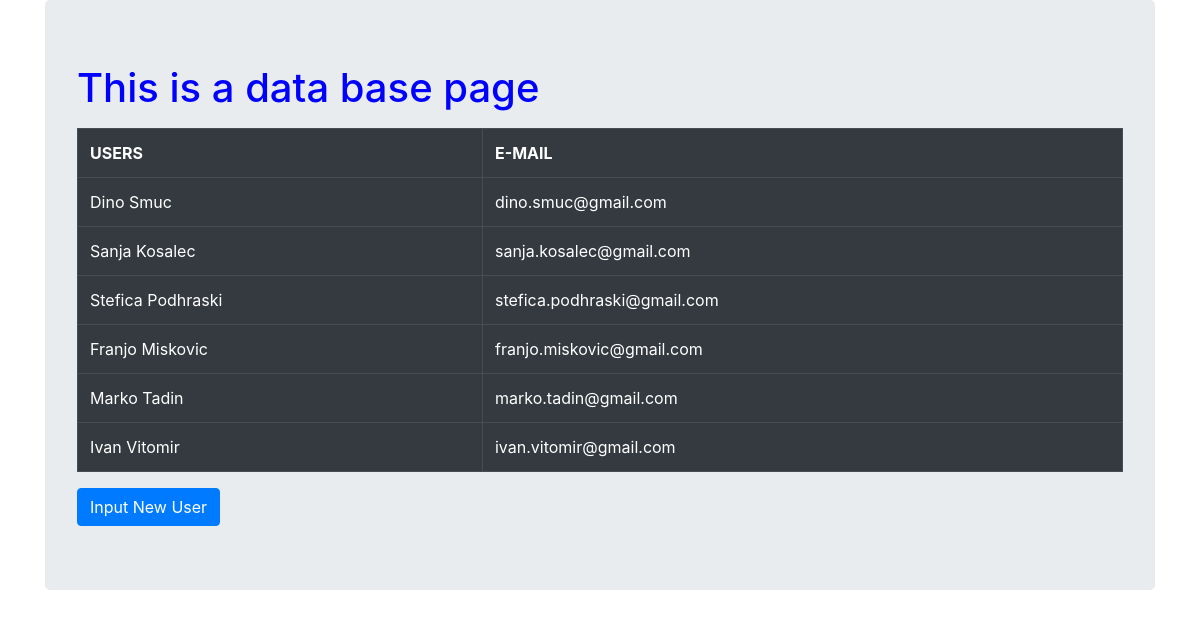
Screenshot of /app/database/ with the database file from the repository.
### app/models.py (models this page shows)
class Users(models.Model):
    first_name = models.CharField(max_length=264, unique=True)
    last_name = models.CharField(max_length=264, unique=True)
    email = models.EmailField(max_length=264, unique=True)

### app/views.py (the view)
def database(request):
    users = Users.objects.all()
    dict = {"users" : users}
    return render(request, "app/database.html", context=dict )

### templates/app/database.html (shortened to what this page needs)
<!DOCTYPE html>
{% load staticfiles %}
<html lang="en" dir="ltr">
  <head>
    <link rel="stylesheet" href="{% static "app/database.css" %}"/>
    <link rel="stylesheet" href="https://stackpath.bootstrapcdn.com/bootstrap/4.4.1/css/bootstrap.min.css"/>
  </head>
  <body>
    <div class="container">
      <div class="jumbotron">
        <h1>This is a data base page</h1>
        <table class = "table table-bordered table-dark">
          <th>USERS</th>
          <th>E-MAIL</th>
            {% if users %}
                {% for user in users %}
                  <tr>
                    <td>{{ user.first_name }} {{ user.last_name }}</td>
                    <td>{{ user.email }}</td>
                  </tr>
            {% endfor %}
          </table>
            {% else %}
               <p>Somphtin is wrong with FOR loop! </p>
         {% endif %}
         <a href="{% url 'app:input' %}"><input  type="submit" class="btn btn-primary" value="Input New User"></a>
      </div>
    </div>
  </body>
</html>

### static/app/database.css (style rules this page uses)
h1 { color: blue; }
table, th, td { border: 1px solid blue; }

### rows the page displays
Users: first_name "Dino", last_name "Smuc", email "dino.smuc@gmail.com"
Users: first_name "Sanja", last_name "Kosalec", email "sanja.kosalec@gmail.com"
Users: first_name "Stefica", last_name "Podhraski", email "stefica.podhraski@gmail.com"
Users: first_name "Franjo", last_name "Miskovic", email "franjo.miskovic@gmail.com"
Users: first_name "Marko", last_name "Tadin", email "marko.tadin@gmail.com"
Users: first_name "Ivan", last_name "Vitomir", email "ivan.vitomir@gmail.com"
